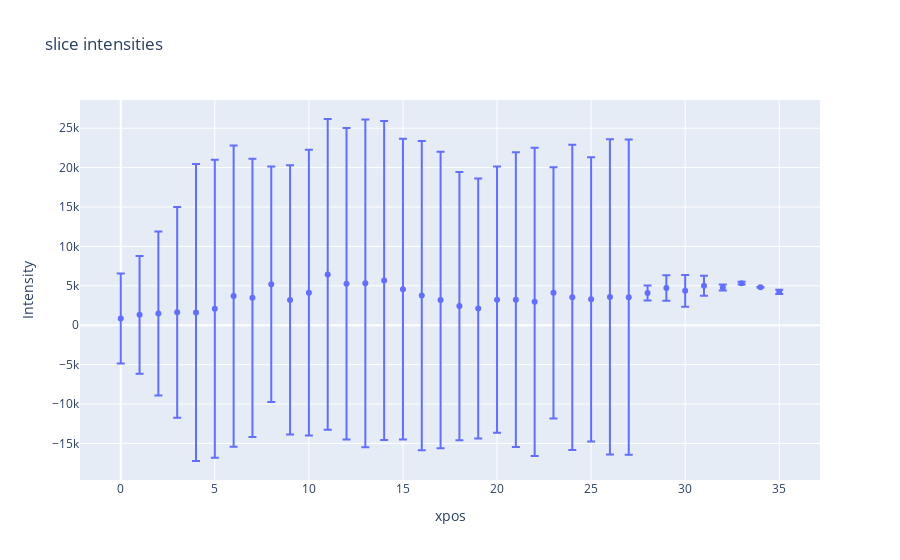

Write notebook code for a chart like this one.
### Markdown cell above
**Figure - Intensity by transect and image folder**

ii) Averaged by positition.

We are going to assume that the initial and final transects in each image consist of the same same coordinates across biologica samples. We then standardize transect coordinates by picture to range between 0 and 1. 

To merge data from different pictures, because transect coordinates might not match, we use separate data into bins of the same size. Define the number of bins below. 

We plot amplitude average and standard deviation against axon length.

### Code cell
amps_means= [samp_track_dict[fold][:,[0,2]] for fold in samp_track_dict.keys()]
amps_means= tuple(amps_means)
amps_means= np.concatenate(amps_means, axis= 0)
amps_sizes= amps_means[:,0]


amps_dict= {
    z: [x for x in range(amps_means.shape[0]) if amps_sizes[x] == z] for z in list(set(amps_sizes))
}

amps_dict= {
    z: [amps_means[x,1] for x in g] for z,g in amps_dict.items()
}

amps_stats= {
    z: {
        'mean': np.median(g),
        'std': np.std(g)
    } for z,g in amps_dict.items()
}

############
############

surface= samp_track_dict[image_avail[0]][:,0]
sorted_bins= sorted(amps_stats.keys())

meanamps= [amps_stats[x]['mean'] for x in sorted_bins]
stdamp= [amps_stats[x]['std'] for x in sorted_bins]

fig_amp= [go.Scatter(
    x= sorted_bins,
    y= meanamps,
    error_y= dict(
        array= stdamp,
        type= 'data',
        #symmetric= True,
        visible=True
    ),
    mode= 'markers'
)]

layout= go.Layout(
    title= 'slice intensities',
    xaxis= dict(
        title= 'xpos'    
    ),
    yaxis= dict(
        title= 'Intensity'
    )
)

Figure= go.Figure(data= fig_amp,layout= layout)
iplot(Figure)

### Figure 1 — Plotly figure (JSON) as saved in the notebook; plotly's stock layout.template omitted (floating-point values rounded to 4 significant figures)
{"data": [{"error_y": {"array": [5710.0, 7463.0, 10410.0, 13370.0, 18840.0, 18910.0, 19110.0, 17650.0, 14930.0, 17090.0, 18120.0, 19720.0, 19770.0, 20800.0, 20230.0, 19080.0, 19620.0, 18820.0, 17010.0, 16490.0, 16890.0, 18700.0, 19560.0, 15930.0, 19370.0, 18040.0, 19990.0, 20000.0, 952.1, 1615.0, 2025.0, 1263.0, 378.8, 170.9, 36.89, 269.6], "type": "data", "visible": true}, "mode": "markers", "type": "scatter", "x": [0, 1, 2, 3, 4, 5, 6, 7, 8, 9, 10, 11, 12, 13, 14, 15, 16, 17, 18, 19, 20, 21, 22, 23, 24, 25, 26, 27, 28, 29, 30, 31, 32, 33, 34, 35], "y": [865, 1314.0, 1491.0, 1645.0, 1614.0, 2103.0, 3702.0, 3477.0, 5203.0, 3206.0, 4136.0, 6449.0, 5260.0, 5316.0, 5669.0, 4574.0, 3757.0, 3188.0, 2425.0, 2113.0, 3245.0, 3247.0, 2976.0, 4105.0, 3534.0, 3283.0, 3593.0, 3562.0, 4099.0, 4714.0, 4359.0, 5003.0, 4788.0, 5332.0, 4817.0, 4246.0]}], "layout": {"title": {"text": "slice intensities"}, "xaxis": {"title": {"text": "xpos"}}, "yaxis": {"title": {"text": "Intensity"}}}}
